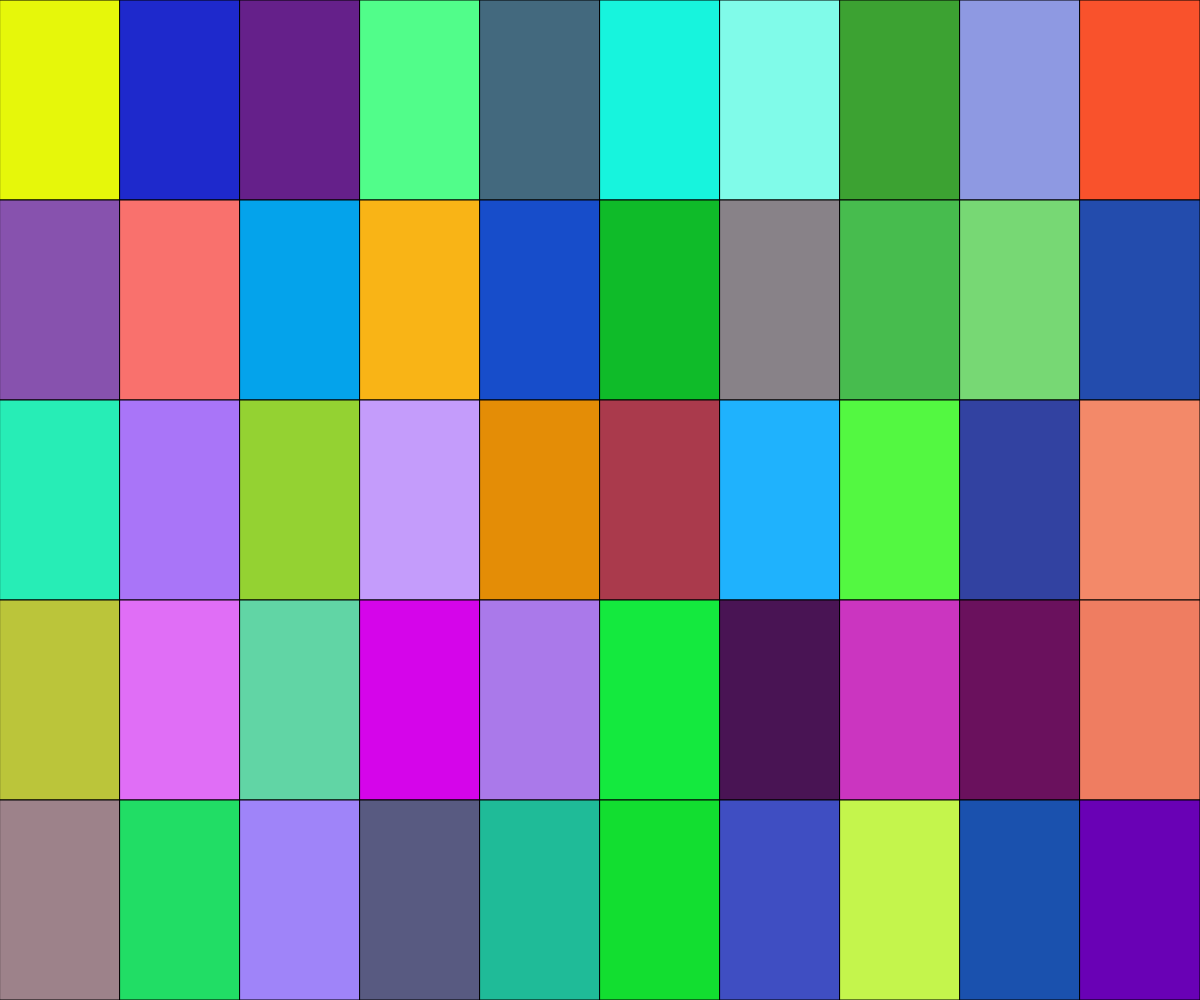
Frame 1 (no input)
Frame 60 (no input): identical to frame 1, image omitted
Frame 120 (the mouse pressed at the canvas centre since frame 60): identical to frame 1, image omitted

The p5.js sketch that drew this single still picture (run headless with seeded random() and noise() and a simulated clock; from frame 60 on, the mouse is pressed at the canvas centre):

// p5.js sketch
// ── sketch.js
var grid;

function setup() {
	createCanvas(windowWidth, windowHeight);
	grid = new Grid(new Vector(windowWidth, windowHeight), new Vector(10, 5));
	// put setup code here
	console.log(grid)
}

function draw() {
	grid.show()
}

// =-=-=-=-=-=-=-=-=-=-=-=-=-=-=-=-=-=-=-=-=-=-= HELPERS =-=-=-=-=-=-=-=-=-=-=-=-=-=-=-=-=-=-=-=-=-=-= \\

function mouseClicked(event) {
	let t = grid.inside(new Vector(mouseX, mouseY));
	console.log(t);
	t.color = "white"
}

// ── Grid.js
class Grid {
    constructor(dim, tileLayout) {
        this.dim = dim;
        this.tileLayout = tileLayout;
        this.tileDim = new Vector(this.dim.x / this.tileLayout.x, this.dim.y / this.tileLayout.y);
        this.tiles = [];

        this.init()
    }

    show() {
        this.tiles.forEach((a) => {
            a.forEach((t) => {
                t.show();
            })
        })
    }

    init() {
        for (let i = 0; i < this.tileLayout.y; i++) {
            this.tiles.push([]);
            for (let j = 0; j < this.tileLayout.x; j++)
                this.tiles[i].push(new Tile(new Vector(j, i), new Vector(this.tileDim.x * j, this.tileDim.y * i), this.tileDim));
        }
    }

    inside(v) {
        return this.tiles[Math.floor(v.y / this.tileDim.y)][Math.floor(v.x / this.tileDim.x)];
    }
}
// ── State.js
class State {
    constructor() {

    }

    static initSet() {
        return [];
    }
}
// ── Tile.js
class Tile {
    /**
     * @param {Vector} pos 
     * @param {Vector} origin 
     * @param {Vector} dim 
     */
    constructor(pos, origin, dim) {
        this.pos = pos;
        this.origin = origin;
        this.dim = dim;
        this.color = [Math.floor(Math.random() * 255), Math.floor(Math.random() * 255), Math.floor(Math.random() * 255)];
        this.id = pos.id;
    }

    show() {
        fill(this.color);
        rect(this.origin.x, this.origin.y, this.dim.x, this.dim.y)
    }
}
// ── Vector.js
class Vector {
    /**
     * An ordered pair (x,y)
     * @param {Number} x "x" component of the Vector
     * @param {Number} y "y" component of the Vector
     */
    constructor(x, y) {
        this.x = x;
        this.y = y;
        this.id = Vector.identify(this)
    }

    show(f = this.color, s = "black") {
        
    }

    compareWith(v) {
        return Vector.compare(this, v);
    }

    static compare(v1, v2) {
        return v1.id === v2.id;
    }

    static identify(v) {
        return `${Math.floor(v.x)}-${Math.round(v.y)}`;
    }
}
